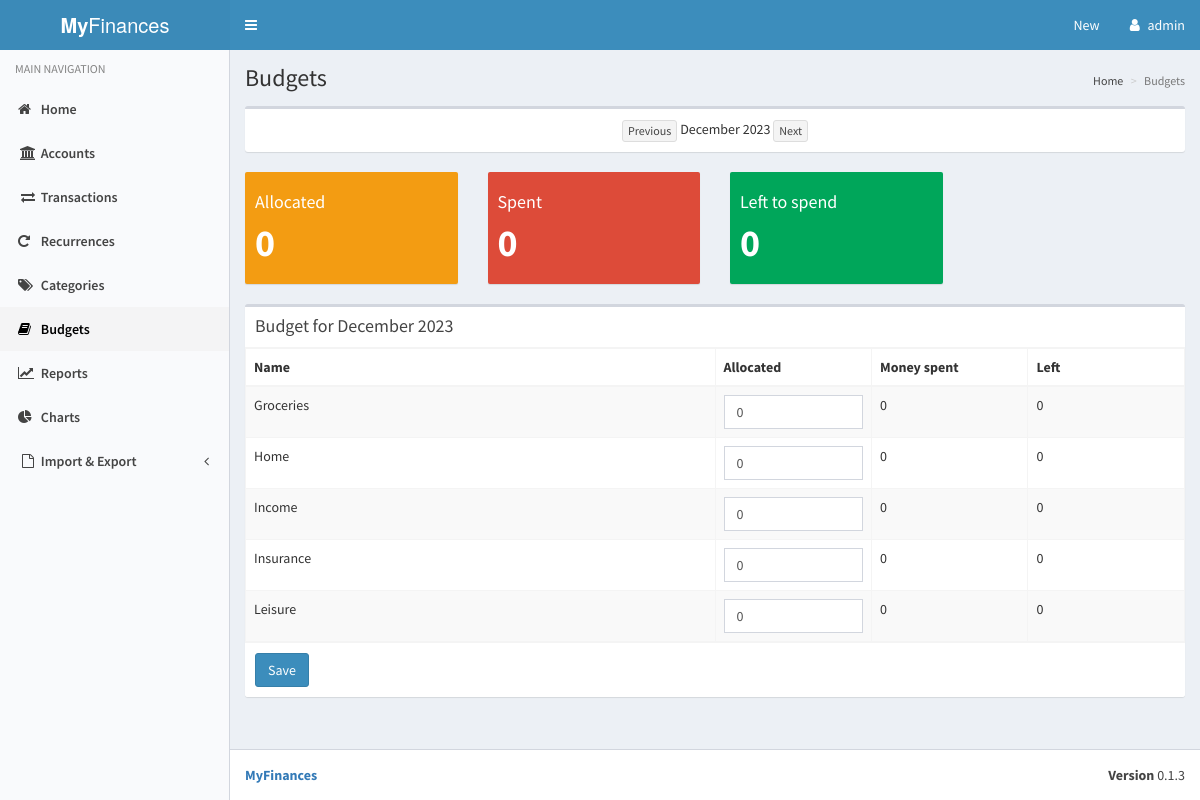
Page /budgets/ (signed in) on the committed database.
### myfinances/models/category.py (models this page shows, shortened)
class Category(models.Model):
    name = models.CharField(max_length=64)
    active = models.BooleanField(default=True)
    last_modified = models.DateTimeField(auto_now=True)
    class Meta:
        verbose_name_plural = 'categories'
        ordering = ['name']

### myfinances/views/budgets.py (the view, shortened to what this page needs)
# urls.py: path('budgets/', budget_views.BudgetIndex.as_view(), name='budgets'),
class BudgetIndex(LoginRequiredMixin, generic.edit.FormView):
    template_name = 'myfinances/budget_index.html'
    context_object_name = 'formset'
    success_url = reverse_lazy('budgets')
    form_class = BudgetFormSet
    def dispatch(self, request, *args, **kwargs):
        if 'month' in kwargs:
            self.month = date(kwargs.pop('year'), kwargs.pop('month'), 1)
        else:
            self.month = date.today().replace(day=1)
        return super(BudgetIndex, self).dispatch(request, *args, **kwargs)
    def get_initial(self):
        self.budgets = Budget.objects.for_month(self.month)
        budget_spending = Split.objects.personal().past().date_range(
            self.month, last_day_of_month(self.month)).order_by('category').values(
                'category', 'category__name').annotate(spent=Sum('amount'))
        self.budget_spending = {e['category']: abs(e['spent']) for e in budget_spending}
        initial = []
        ids = [budget.category_id for budget in self.budgets]
        for category in Category.objects.exclude(id__in=ids).exclude(active=False):
            initial.append({
                'budget_id': -1,
                'category_id': category.id,
                'category_name': category.name,
                'spent': self.budget_spending.get(category.id, 0),
                'amount': 0,
                'left': -self.budget_spending.get(category.id, 0),
                'month': self.month,
            })
        return initial
    def get_context_data(self, **kwargs):
        context = super().get_context_data(**kwargs)
        context['menu'] = 'budgets'
        context['month'] = self.month
        context['previous_month'] = self.month - relativedelta(months=1)
        context['next_month'] = self.month + relativedelta(months=1)
        context['allocated'] = sum([x.amount for x in self.budgets])
        context['spent'] = sum([self.budget_spending.get(x.category_id, 0) for x in self.budgets])
        context['left'] = context['allocated'] - context['spent']
        return context

### myfinances/lib.py (called while the page is built)
def last_day_of_month(any_day):
    next_month = any_day.replace(day=28) + datetime.timedelta(days=4)
    return next_month - datetime.timedelta(days=next_month.day)

### myfinances/models/budget.py (called while the page is built)
    def for_month(self, month):
        return self.filter(month=month)

### myfinances/models/transaction.py (called while the page is built)
    def personal(self):
        return self.filter(account__account_type=AccountType.PERSONAL)

    def date_range(self, dstart, dend):
        return self.filter(date__gte=dstart, date__lte=dend)

    def past(self):
        return self.filter(date__lte=date.today())

### myfinances/templates/myfinances/budget_index.html (shortened to what this page needs)
{% extends 'myfinances/base.html' %}
{% load i18n %}
{% load static %}
{% load widget_tweaks %}
{% load humanize %}
{% block content_header %}
<h1>{% trans 'Budgets' %}</h1>
<ol class="breadcrumb">
  <li><a href="/">{% trans 'Home' %}</a></li>
  <li class="active">{% trans 'Budgets' %}</li>
</ol>
{% endblock %}
{% block content %}
<div class="box">
  <div class="box-body">
    <div class="text-center">
      <a href="{% url 'budget_month' previous_month.year previous_month.month %}" class="btn btn-xs btn-default">{% trans 'Previous' %}</a>
      <span>{{ month|date:'F Y'}}</span>
      <a href="{% url 'budget_month' next_month.year next_month.month %}" class="btn btn-xs btn-default">{% trans 'Next' %}</a>
    </div>
  </div>
</div>
<div class="row">
  <div class="col-md-3">
    <div class="small-box bg-yellow">
      <div class="inner">
        <h4>{% trans 'Allocated' %}</h4>
        <h3>{{ allocated }}</h3>
      </div>
    </div>
  </div>
  <div class="col-md-3">
    <div class="small-box bg-red">
      <div class="inner">
        <h4>{% trans 'Spent' %}</h4>
        <h3>{{ spent }}</h3>
      </div>
    </div>
  </div>
  <div class="col-md-3">
    <div class="small-box bg-green">
      <div class="inner">
        <h4>{% trans 'Left to spend' %}</h4>
        <h3>{{ left }}</h3>
      </div>
    </div>
  </div>
</div>
<div class="box">
  <form method="post">
  <div class="box-header with-border">
    <h3 class="box-title">{% blocktrans with month_str=month|date:'F Y' %}Budget for {{ month_str }}{% endblocktrans %}</h3>
  </div>
  <div class="box-body no-padding">
    <table class="table table-striped table-bordered">
      <thead>
        <tr>
          <th class="col-md-6">{% trans 'Name' %}</th>
          <th class="col-md-2">{% trans 'Allocated' %}</th>
          <th class="col-md-2">{% trans 'Money spent' %}</th>
          <th class="col-md-2">{% trans 'Left' %}</th>
        </tr>
      </thead>
      <tbody>
        {% for form in form %}
        <tr>
          <td>
            {{ form.category_name.value }}
          </td>
          <td>
              {{ form.amount|add_class:"form-control" }}
          </td>
          <td>{{ form.spent.value|intcomma }}</td>
          <td>{{ form.left.value|intcomma }}</td>
        </tr>
        {% endfor %}
      </tbody>
    </table>
  </div>
  <div class="box-footer">
    <button type="submit" class="btn btn-primary">{% trans 'Save' %}</button>
  </div>
  </form>
</div>
{% endblock %}

### myfinances/templates/myfinances/base.html (shortened to what this page needs)
{% load static %}
{% load i18n %}
{% load account %}
<!DOCTYPE html>
<html>
  <head>
    <link rel="stylesheet" href="{% static 'myfinances/css/style.css' %}">
    <link rel="stylesheet" href="{% static 'vendor/css/bootstrap.min.css' %}">
    <link rel="stylesheet" href="{% static 'vendor/css/font-awesome.min.css' %}">
    <link rel="stylesheet" href="{% static 'vendor/css/AdminLTE.min.css' %}">
    <link rel="stylesheet" href="{% static 'vendor/css/skin-blue-light.min.css' %}">
  </head>
  <body class="hold-transition skin-blue-light sidebar-mini">
    <div class="wrapper">
      <header class="main-header">
        <a href="/" class="logo">
          <span class="logo-lg"><b>My</b>Finances</span>
        </a>
        <nav class="navbar navbar-static-top">
          <a href="#" class="sidebar-toggle" data-toggle="push-menu" role="button">
          </a>
          <div class="navbar-custom-menu">
            <ul class="nav navbar-nav">
              <li class="dropdown">
              <a href="#" class="dropdown-toggle" data-toggle="dropdown">{% trans 'New' %}</a>
              </li>
              <li class="dropdown user user-menu">
                <a href="#" class="dropdown-toggle" data-toggle="dropdown">
                  <i class="fa fa-user" aria-hidden="true"></i>
                  <span class="hidden-xs">{% user_display user %}</span>
                </a>
              </li>
            </ul>
          </div>
        </nav>
      </header>
      <aside class="main-sidebar">
        <section class="sidebar">
          <ul class="sidebar-menu" data-widget="tree">
            <li class="header">{% trans 'MAIN NAVIGATION' %}</li>
            <li {% if menu == "home" %}class="active"{% endif %}>
              <a href="/">
                <i class="fa fa-home"></i> <span>{% trans 'Home' %}</span>
              </a>
            </li>
            <li{% if menu == "accounts" %} class="active"{% endif %}>
                <a href="{% url 'accounts' %}">
                  <i class="fa fa-bank fa-fw"></i>
                  <span>{% trans 'Accounts' %}</span>
                </a>
            </li>
            <li class="{% if menu == "transactions" %}active{% endif %}">
              <a href="{% url 'transactions' %}">
                <i class="fa fa-exchange fa-fw"></i>
                <span>{% trans 'Transactions' %}</span>
              </a>
            </li>
            <li{% if menu == "recurrences" %} class="active"{% endif %}>
              <a href="{% url 'recurrences' %}"><i class="fa fa-repeat"></i>
                <span>{% trans 'Recurrences' %}</span>
              </a>
            </li>
            <li{% if menu == "categories" %} class="active"{% endif%}>
              <a href="{% url 'category_by_month' %}">
                <i class="fa fa-tags" aria-hidden="true"></i>
                <span>{% trans 'Categories' %}</span>
              </a>
            </li>
            <li{% if menu == "budgets" %} class="active"{% endif%}>
              <a href="{% url 'budgets' %}">
                <i class="fa fa-book" aria-hidden="true"></i>
                <span>{% trans 'Budgets' %}</span>
              </a>
            </li>
            <li{% if menu == "reports" %} class="active"{% endif %}>
              <a href="{% url 'reports' %}">
                <i class="fa fa-line-chart" aria-hidden="true"></i>
                <span>{% trans 'Reports' %}</span>
              </a>
            </li>
            <li{% if menu == "charts" %} class="active"{% endif %}>
              <a href="{% url 'charts' %}">
                <i class="fa fa-pie-chart" aria-hidden="true"></i>
                <span>{% trans 'Charts' %}</span>
              </a>
            <li class="treeview{% if menu == "settings" %} active{% endif %}">
              <a href="#">
                <i class="fa fa-file-o fa-fw"></i>
                <span>{% trans 'Import &amp; Export' %}</span>
                <span class="pull-right-container">
                  <i class="fa fa-angle-left pull-right"></i>
                </span>
              </a>
            </li>
          </ul>
        </section>
      </aside>
      <div class="content-wrapper">
        <section class="content-header">
          {% block content_header %}
          {% endblock %}
        </section>
        <section class="content">
          {% block content %}
          {% endblock %}
        </section>
      </div>
      <footer class="main-footer">
        <div class="pull-right hidden-xs">
        </div>
        <strong><a href="https://myfinances.com">MyFinances</a></strong>
      </footer>
    </div>
  </body>
</html>

### rows in the picture
Category: category_name.value "Groceries"
Category: category_name.value "Home"
Category: category_name.value "Income"
Category: category_name.value "Insurance"
Category: category_name.value "Leisure"

### other values in the picture
{{ month|date:'F Y' }} "December 2023"
{{ allocated }} "0"
{{ spent }} "0"
{{ left }} "0"
